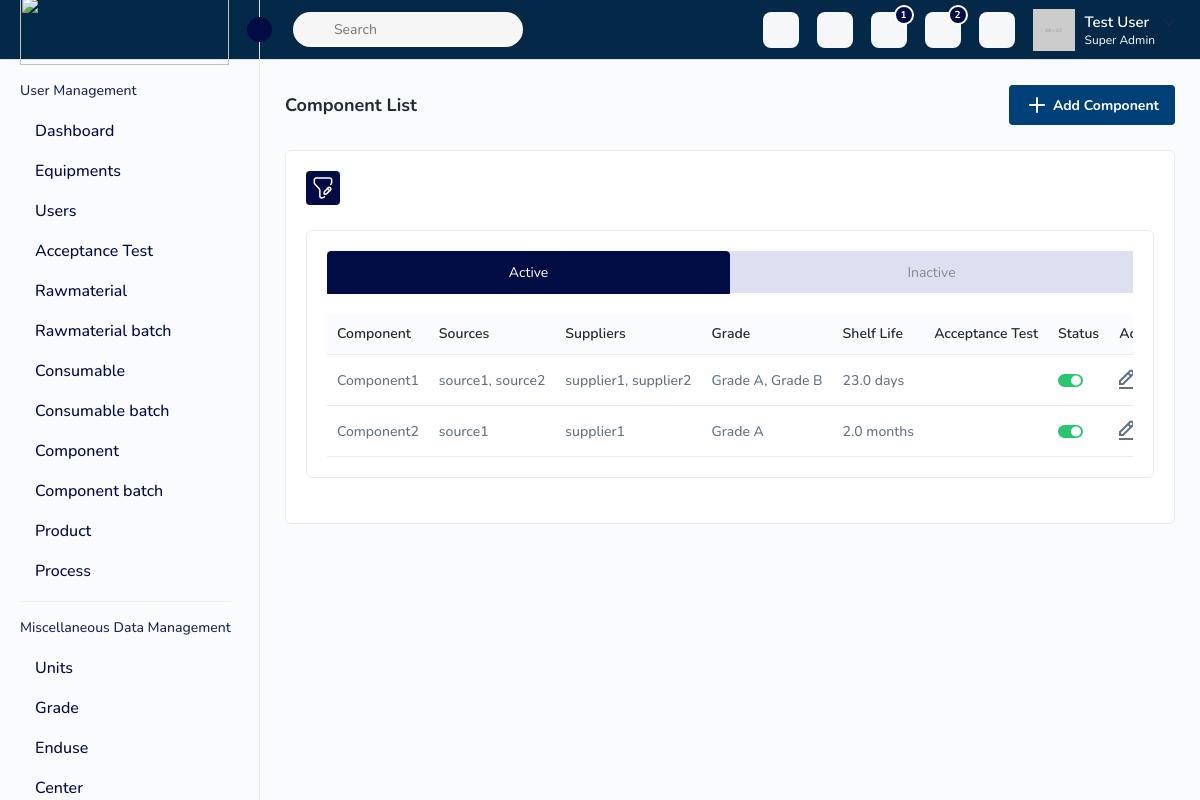
The app's page /component/component-list/ with its own data.
### qdpc_core_models/models/component.py (models this page shows, shortened)
class Component(models.Model):
    name = models.CharField(max_length=255,unique=True)
    sources = models.ManyToManyField(Sources, related_name='components')
    is_active = models.BooleanField(default=True)  # Active Status
    suppliers = models.ManyToManyField(Suppliers, related_name='components')
    grade = models.ManyToManyField(Grade, related_name='components')
    shelf_life_value = models.FloatField()  # The numeric value for shelf life
    shelf_life_unit = models.CharField(max_length=10, choices=[('days', 'Days'), ('months', 'Months')])
    user_defined_date = models.DateField()
    acceptance_test = models.ManyToManyField(AcceptanceTest, related_name='components')
    @property
    def calculate_expiry_date(self):
        procurement_date = self.user_defined_date  # Use user_defined_date as the default procurement_date
        if self.shelf_life_unit == 'days':
            return procurement_date + timedelta(days=self.shelf_life_value)
        elif self.shelf_life_unit == 'months':
            return procurement_date + timedelta(days=self.shelf_life_value * 30)  # Approximation for months

### qdpc_core_models/models/source.py (models this page shows, shortened)
class Sources(models.Model):
     id = models.AutoField(primary_key=True)
     name = models.CharField(max_length=255)
     email = models.EmailField(unique=True)
     address = models.CharField(max_length=500)
     class Meta:
        verbose_name = 'Source'
        verbose_name_plural = 'Sources'

### qdpc_core_models/models/supplier.py (models this page shows, shortened)
class Suppliers(models.Model):
     id = models.AutoField(primary_key=True)
     name = models.CharField(max_length=255)
     email = models.EmailField(unique=True)
     address = models.CharField(max_length=500)
     class Meta:
        verbose_name = 'Supplier'
        verbose_name_plural = 'Suppliers'

### qdpc_core_models/models/grade.py (models this page shows)
class Grade(models.Model):
    id = models.AutoField(primary_key=True)
    name = models.CharField(max_length=50, unique=True)
    abbreviation = models.CharField(max_length=10)

### component/views/component.py (the view, shortened to what this page needs)
# urls.py: path('component-list/', ComponentListFetchView.as_view(), name='component-list'),
class ComponentListFetchView(BaseModelViewSet):
     def get(self,request,batch_id=None):
        if batch_id:
            component_data = self.get_component_data(batch_id)
            return Response({'data': component_data}, status=status.HTTP_200_OK)
        else:
            components =Component.objects.values('name').annotate(latest_id=Max('id'))
            latest_components = Component.objects.filter(id__in=[com['latest_id'] for com in components])
            serializer = ComponentSerializer( latest_components, many=True)
            context = {'batches': serializer.data}
            return render(request, 'component.html', context)

### component/serializers/component_serializer.py (called while the page is built)
    def get_calculate_expiry_date(self, obj):
        return obj.calculate_expiry_date

    def get_source_names(self, obj):
        return [source.name for source in obj.sources.all()]

    def get_supplier_names(self, obj):
        return [supplier.name for supplier in obj.suppliers.all()]

    def get_grade_names(self, obj):
        return [grade.name for grade in obj.grade.all()]

    def get_acceptance_test_names(self, obj):
        return [test.name for test in obj.acceptance_test.all()]

### templates/component.html (shortened to what this page needs)
{% extends 'index.html' %}
{% block content %}
{% load static %}
<div class="page-wrapper">
    <div class="content">
        <div class="page-header">
            <div class="page-title">
                <h4>Component List</h4>
            </div>
            <div class="page-btn">
                <a href="addcomponent.html" class="btn btn-added" id="add-component"><img
                        src="{% static 'assets/img/icons/plus.svg' %}" alt="img" class="me-1">Add Component</a>
            </div>
        </div>
        <div class="card">
            <div class="card-body">
                <div class="table-top">
                    <div class="search-set">
                        <div class="search-path">
                            <a class="btn btn-filter" id="filter_search">
                                <img src="{% static 'assets/img/icons/filter.svg' %}" alt="img">
                            </a>
                        </div>
                        <div class="search-input">
                            <a class="btn btn-searchset"><img src="{% static 'assets/img/icons/search-white.svg' %}"
                                    alt="img"></a>
                        </div>
                    </div>
                </div>
                <div class="comp-sec-wrapper">
                    <section class="comp-section">
                        <div class="row">
                            <div class="col-md-12">
                                <div class="card bg-white">
                                    <div class="card-body">
                                        <ul class="nav nav-tabs nav-tabs-solid nav-justified">
                                            <li class="nav-item"><a class="nav-link active" href="#solid-justified-tab1"
                                                    data-bs-toggle="tab">Active</a>
                                            </li>
                                            <li class="nav-item"><a class="nav-link" href="#solid-justified-tab2"
                                                    data-bs-toggle="tab">Inactive</a></li>
                                        </ul>
                                        <div class="tab-content">
                                            <div class="tab-pane show active" id="solid-justified-tab1">
                                                <div class="table-responsive">
                                                    <table class="table datanew">
                                                        <thead>
                                                            <tr>
                                                                <th>Component</th>
                                                                <th>Sources</th>
                                                                <th>Suppliers</th>
                                                                <th>Grade</th>
                                                                <th>Shelf Life</th>
                                                                <th>Acceptance Test</th>
                                                                <th>Status</th>
                                                                <th>Action</th>
                                                            </tr>
                                                        </thead>
                                                        <tbody>
														{% for batch in batches %}
														{% if batch.is_active %}
                                                            <tr>
                                                                <td class="clickable-row"
                                                                    data-batch-id="{{ batch.id }}">
                                                                    <a>{{ batch.name }}</a>
                                                                </td>
                                                                <td class="clickable-row"
                                                                    data-batch-id="{{ batch.id }}">
                                                                    {% for source in batch.source_names %}
                                                                    {{ source }}{% if not forloop.last %}, {% endif %}
                                                                    {% endfor %}
                                                                </td>
                                                                <td class="clickable-row"
                                                                    data-batch-id="{{ batch.id }}">
                                                                    <a>
                                                                        {% for supplier in batch.supplier_names %}
                                                                        {{ supplier }}{% if not forloop.last %}, {% endif %}
                                                                        {% endfor %}
                                                                    </a>
                                                                </td>
                                                                <td class="clickable-row" data-batch-id="{{ batch.id }}">
                                                                    {% for grade in batch.grade_names %}
                                                                    {{ grade }}{% if not forloop.last %}, {% endif %}
                                                                    {% endfor %}
                                                                </td>
                                                                <td class="clickable-row"
                                                                    data-batch-id="{{ batch.id }}">
                                                                    {{ batch.shelf_life_value }}
																	{{ batch.shelf_life_unit }}
                                                                </td>
                                                                <td class="clickable-row"
                                                                    data-batch-id="{{ batch.id }}">
                                                                </td>
                                                                <td>
                                                                    <div
                                                                        class="status-toggle d-flex justify-content-between align-items-center">
                                                                        <label for="{{ batch.name }}"
                                                                            class="checktoggle">checkbox</label>
                                                                    </div>
                                                                </td>
                                                                <td>
                                                                    <a class="me-3 view-user-btn" data-bs-toggle="modal" data-bs-target="#compage" data-batch-id="{{ batch.id }}">
                                                                        <img src="{% static 'assets/img/icons/edit.svg' %}" alt="img">
                                                                    </a>
                                                                </td>
                                                            </tr>
														{% endif %}
														{% endfor %}
                                                        </tbody>
                                                    </table>
                                                </div>
                                            </div>
                                        </div>
                                    </div>
                                </div>
                            </div>
                        </div>
                    </section>
                </div>
            </div>
        </div>
    </div>
</div>
{% endblock %}

### records on screen
Component: name "Component1", shelf_life_value "23.0"
Sources: source_names "source1" "source1"
Sources: source_names "source2"
Suppliers: supplier_names "supplier1" "supplier1"
Suppliers: supplier_names "supplier2"
Grade: grade_names "Grade A" "Grade A"
Grade: grade_names "Grade B"
Component: name "Component2", shelf_life_value "2.0"

### other values on screen
{{ batch.shelf_life_unit }} "days" "months"
